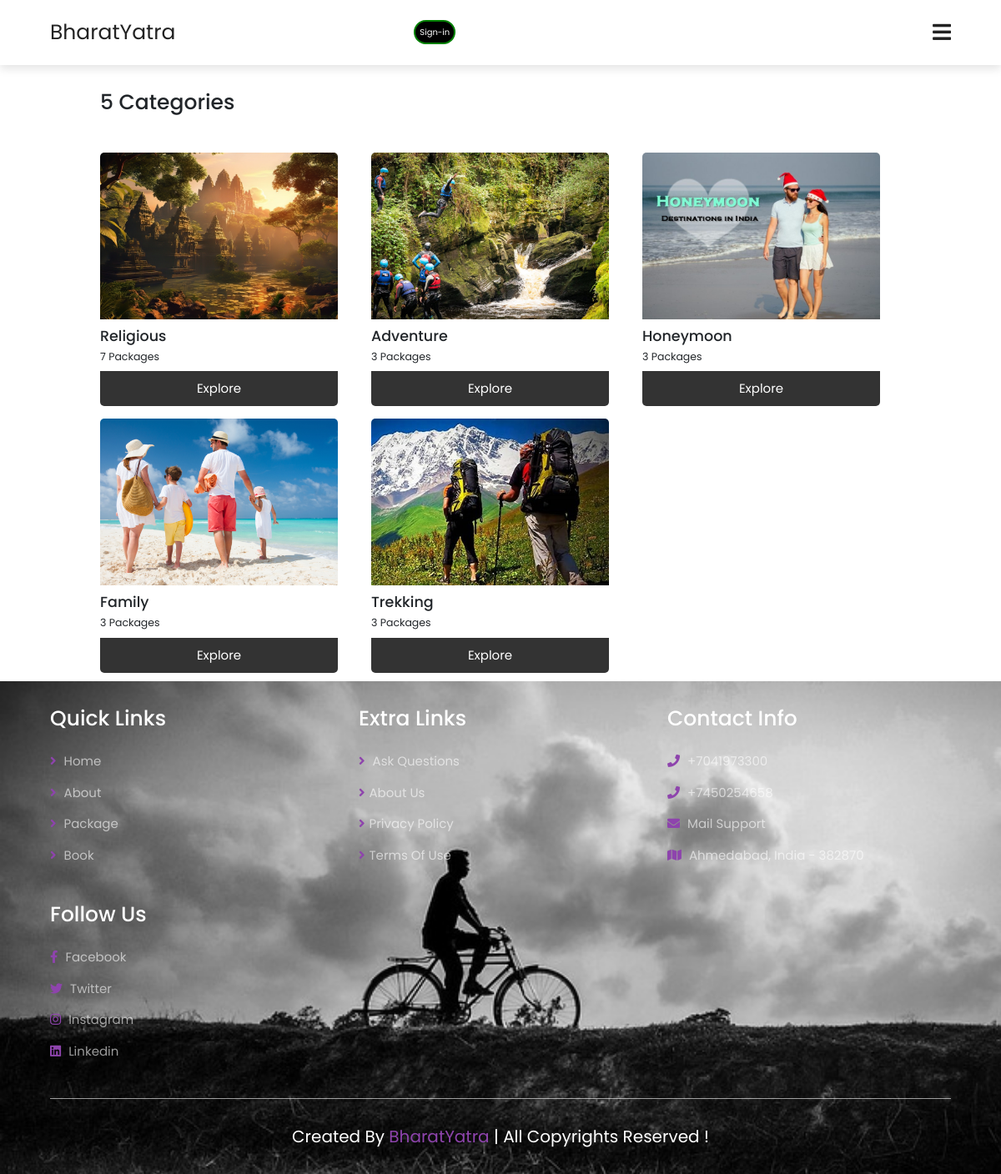
Page /categories/ on the committed database.
### core/models.py (models this page shows, shortened)
class Category(models.Model):
    cid = ShortUUIDField(unique=True, length=10, max_length=20, prefix="cat", alphabet="abcdefgh12345")
    published_date = models.DateTimeField(auto_now_add=False, null=True, blank=True)
    title = models.CharField(max_length=100, default="Religious")
    image = models.ImageField(upload_to="category", default="category.jpg")
    class Meta:
        verbose_name_plural = "Categories"

### core/views.py (the view)
# urls.py: path('categories/', views.categories, name='categories'),
def categories(request):
    categories = Category.objects.all()
    context = {
        "categories":categories
    }
    return render(request, "core/categories.html", context)

### templates/core/categories.html (shortened to what this page needs)
{% extends 'base.html' %} {% block content %}
<!DOCTYPE html>
<html lang="en">
  <head>
  </head>
  <body>
    <main class="catmain">
      <h1 class="cath1">{{ categories.count }} Categories </h1>
      <section class="catcategory-grid">
        {% for c in categories %}
          <div class="catcategory-item">
              <img src="{{c.image.url}}" />
              <h3>{{ c.title }}</h3>
              <p>
                {{ c.category.count }} Package{{ c.category.count|pluralize:"s" }}
              </p>
              <a href="{% url 'core:category_packages' c.cid %}">Explore</a>
          </div>
          {% endfor %}
      </section>
  </main>
  </body>
</html>
{% endblock %}

### static/css/style.css (style rules this page uses)
:root { --main-color:#8e44ad; --black: #222; --white: #fff; --light-black: #777; --light-white: #fff9; --dark-bg: rgba(0, 0, 0, .7); --light-bg: #eee; --border: .1rem solid var(--black); --box-shadow: 0 .5rem 1rem rgba(0, 0, 0, .1); --text-shadow: 0 1.5rem 3rem rgba(0, 0, 0, .3); }
* { font-family: 'Poppins', sans-serif; margin: 0; padding: 0; box-sizing: border-box; outline: none; border: none; text-decoration: none; text-transform: capitalize; }
html { font-size: 62.5%; overflow-x: hidden; }
section { padding: 5rem 10%; }
@media (max-width:1200px) { section { padding: 3rem 5%; } }

### templates/core/categories.html (style rules this page uses)
.catmain { padding: 0; }
.catmain .cath1 { padding: 3rem 10%; }
.catcategory-grid { padding: 1rem 10%; display: grid; grid-template-columns: repeat(auto-fit, minmax(285px, 2fr)); grid-gap: 1.5rem; }
.catcategory-item { width: 285px; background-color: #fff; border-radius: 5px; overflow: hidden; }
.catcategory-item img { width: 100%; height: 200px; object-fit: cover; }
.catcategory-item h3 { margin-top: 1rem; margin-bottom: 0.5rem; }
.catcategory-item p { font-size: 1.25rem; margin-bottom: 0.75rem; }
.catcategory-item a { display: block; background-color: #333; font-size: 1.5rem; color: #fff; padding: 1rem; text-align: center; text-decoration: none; }

### rows in the picture
Category: image (picture), title "Religious", category.count "7"
Category: image (picture), title "Adventure", category.count "3"
Category: image (picture), title "Honeymoon", category.count "3"
Category: image (picture), title "Family", category.count "3"
Category: image (picture), title "Trekking", category.count "3"

### other values in the picture
{{ categories.count }} "5"
